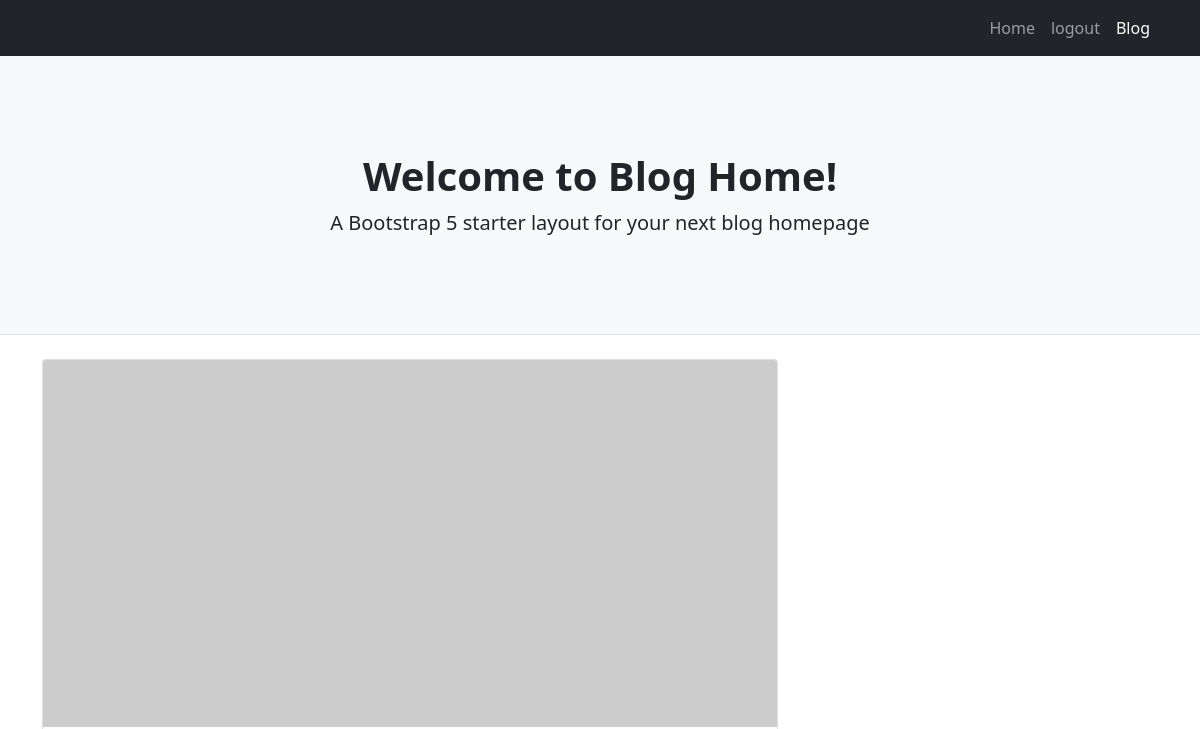
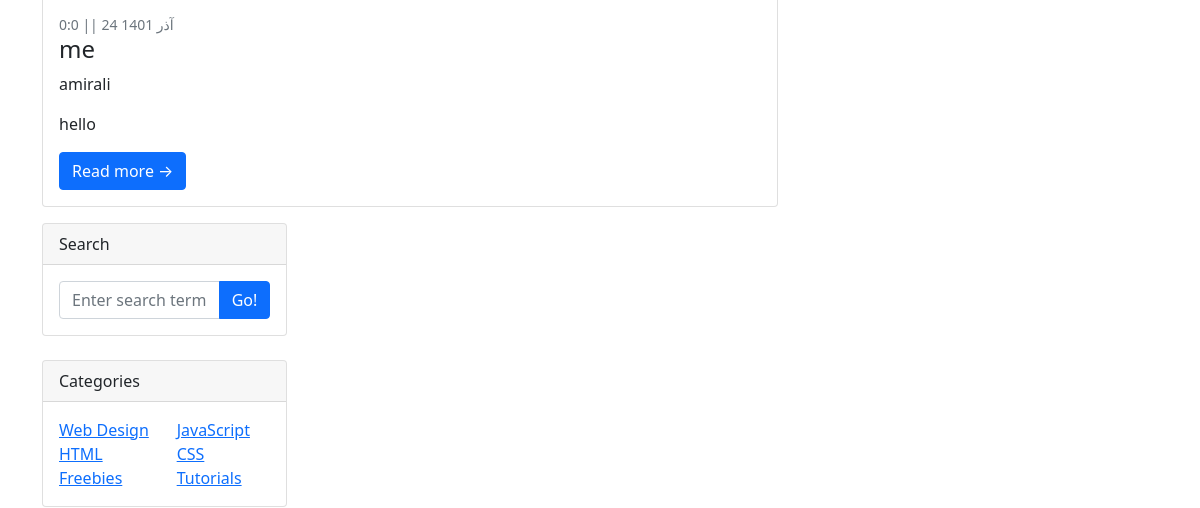
The app's page / (upper part), older data (2 pictures, top to bottom).
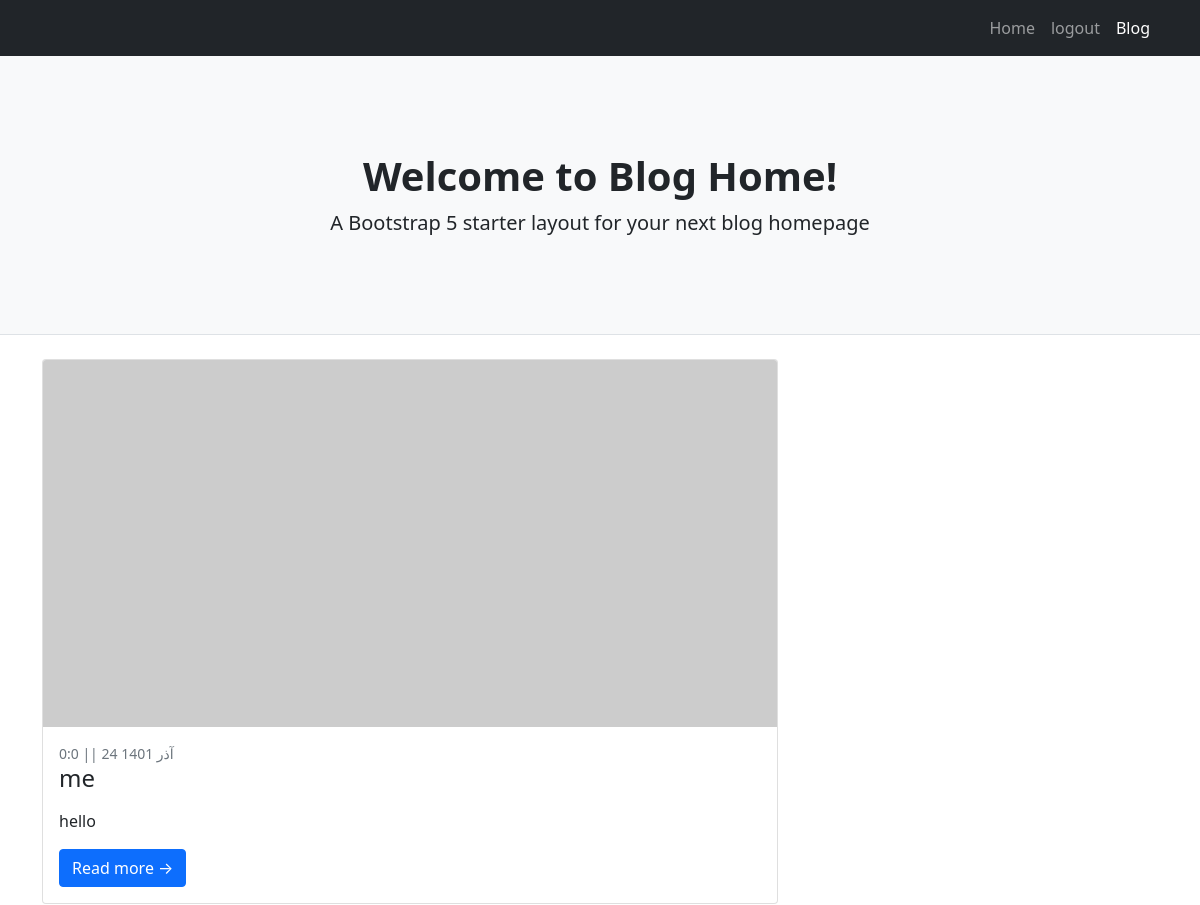
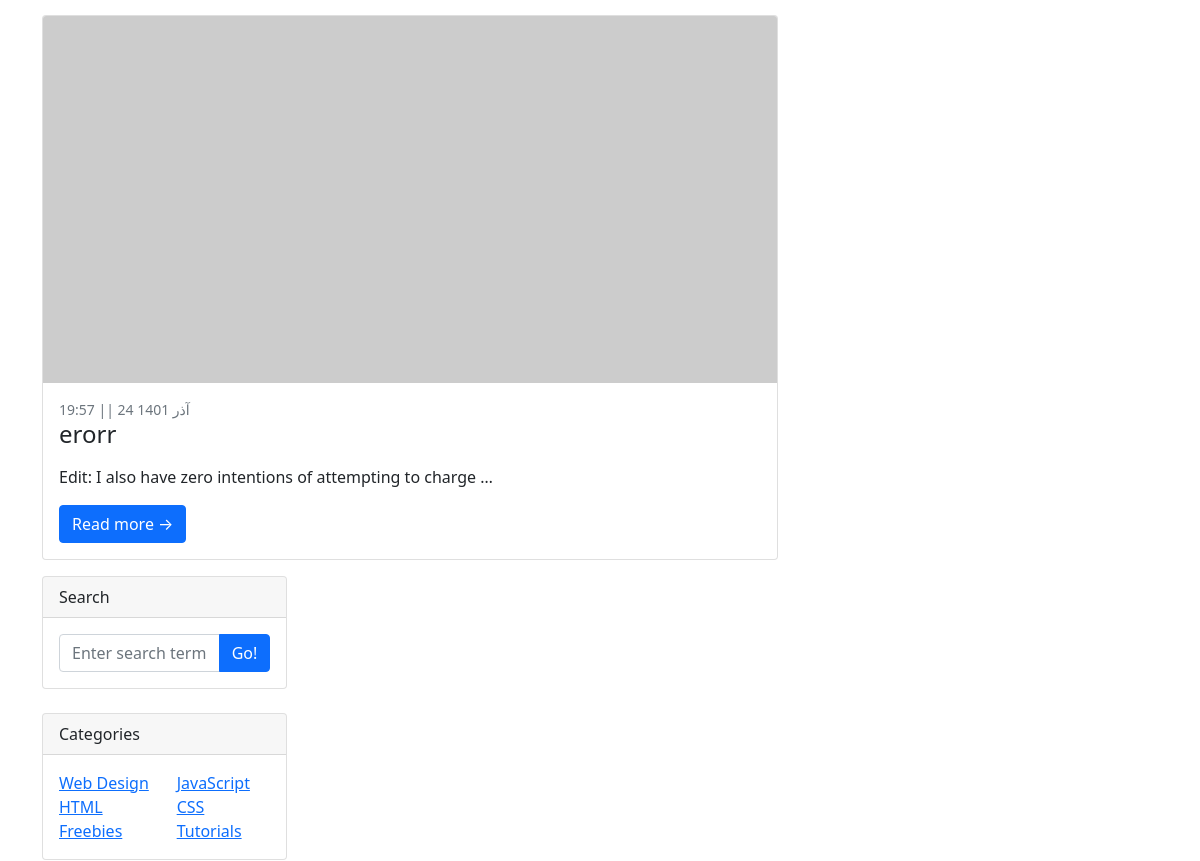
The same page, newer data (2 pictures, top to bottom).
### blog/models.py (models this page shows, shortened)
class Article(models.Model):
    STATUS_CHOICES=(
        ('d','draft'),
        ("p",'publish')
    )
    creator = models.ForeignKey(User,on_delete=models.SET_NULL,null=True)
    title = models.CharField(max_length=200)
    slug = models.SlugField(max_length=100,unique=True)
    category = models.ManyToManyField(Category)
    descriptions = models.TextField()
    publish= models.DateTimeField(default=timezone.now)
    created = models.DateTimeField(auto_now_add=True)
    updated = models.DateTimeField(auto_now=True)
    status = models.CharField(max_length=1,choices=STATUS_CHOICES)
    class Meta:
        ordering = ["-publish"]
    def jalali_get_publish(self):
         return jalali_converter(self.publish)
    jalali_get_publish.short_description = "date published"

### blog/views.py (the view)
# urls.py: path('',home,name="home"),
def home(request):
    posts= {
        "posts": Article.objects.filter(status="p").order_by('publish')
    }
    return render(request,"htmls_file/home.html",posts)

### blog/templatetags/base_tag.py (called while the page is built)
@register.inclusion_tag("htmls_file/partial/navbar_tag.html")
def category_navbar():
    return {"category":Category.objects.filter(status = True)}

### extensions/jalali.py (called while the page is built)
    def persian_tuple(self):
        return self.persian_year, self.persian_month, self.persian_day

### extensions/utils.py (called while the page is built)
def jalali_converter(date):
    date_to_str = "{},{},{}".format(date.year,date.month,date.day)
    date_to_tuple = jalali.Gregorian(date_to_str).persian_tuple()
    date_to_list = list(date_to_tuple)
    for index , month in enumerate(ir_month):
        if date_to_list[1] == index+1:
            date_to_list[1]= month
            break
    output = f" ||  {date_to_list[2]} {date_to_list[1]} {date_to_list[0]}"
    output2 = f"    {date.hour}:{date.minute} "
    retu = [output,output2]
    return retu[1] + retu[0]

### blog/templates/htmls_file/home.html (shortened to what this page needs)
{%extends 'htmls_file/base.html'%}
{%block main%}
        <div class="container">
            <div class="row">
                <div class="col-lg-8">
                  {%for post in posts%}
                  <div class="card mb-3">
                      <a href="#!"><img class="card-img-top" src="https://dummyimage.com/700x350/dee2e6/6c757d.jpg" alt="..." /></a>
                      <div class="card-body">
                          <div class="small text-muted">{{post.jalali_get_publish}}</div>
                          <h2 class="card-title h4">{{post.title}}</h2>
                          <p class="card-text">{{post.creator.first_name}}</p>
                          <p class="card-text">{{post.descriptions | truncatewords:10}}</p>
                          <a class="btn btn-primary" href="{%url 'blog:details' post.slug%}">Read more →</a>
                      </div>
                  </div>
                  {%endfor%}
                <div class="col-lg-4">
                    <div class="card mb-4">
                        <div class="card-header">Search</div>
                        <div class="card-body">
                            <div class="input-group">
                                <input class="form-control" type="text" placeholder="Enter search term..." aria-label="Enter search term..." aria-describedby="button-search" />
                                <button class="btn btn-primary" id="button-search" type="button">Go!</button>
                            </div>
                        </div>
                    </div>
                    <div class="card mb-4">
                        <div class="card-header">Categories</div>
                        <div class="card-body">
                            <div class="row">
                                <div class="col-sm-6">
                                    <ul class="list-unstyled mb-0">
                                        <li><a href="#!">Web Design</a></li>
                                        <li><a href="#!">HTML</a></li>
                                        <li><a href="#!">Freebies</a></li>
                                    </ul>
                                </div>
                                <div class="col-sm-6">
                                    <ul class="list-unstyled mb-0">
                                        <li><a href="#!">JavaScript</a></li>
                                        <li><a href="#!">CSS</a></li>
                                        <li><a href="#!">Tutorials</a></li>
                                    </ul>
                                </div>
                            </div>
                        </div>
                    </div>
                </div>
            </div>
        </div>
{%endblock%}

Row changes from the older to the newer data that the page shows:
changed Article "me": creator.first_name "amirali" → (not shown)
added Article: jalali_get_publish "19:57 || 24 آذر 1401", title "erorr", descriptions "Edit: I also have zero intentions of attempting to charge …"
